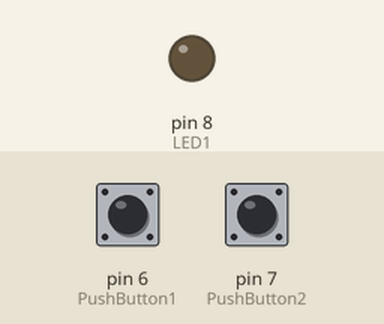
The sketch below on a simulated Arduino Uno, built with avr-gcc and run on an emulated ATmega328P. Parts: output pins drawn as LEDs (lit = HIGH). Inputs (shaded band) come from the test bench; at power-on: pin 6 (PushButton1) LOW, pin 7 (PushButton2) LOW.

Above: at 1.2 s.
1.3 s: pin 6 (PushButton1) pulled HIGH for 0.15 s
At 2.5 s:
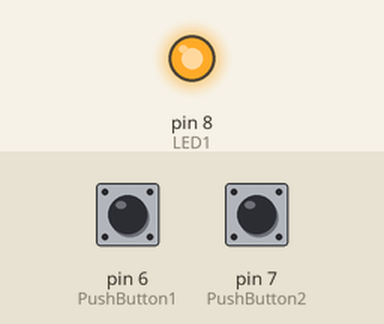
2.9 s: pin 7 (PushButton2) pulled HIGH for 0.15 s
At 3.7 s:
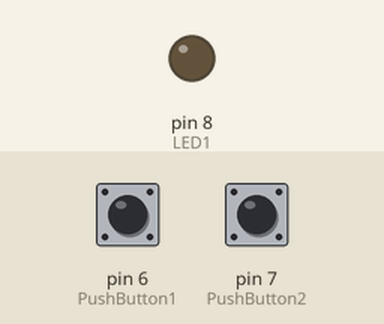
4.5 s: pin 6 (PushButton1) pulled HIGH for 1 s
At 4.9 s:
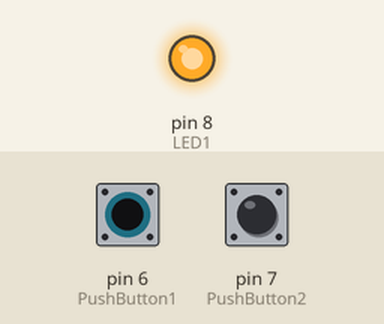
Timing chart, 0 to 7.5 s (numbered marks = the images above; inputs shaded):
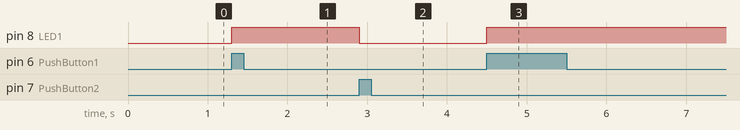

Measured:
- after the input at 1.3 s, pin 8 (LED1): LOW → HIGH at once
- after the input at 2.9 s, pin 8 (LED1): HIGH → LOW at once
- after the input at 4.5 s, pin 8 (LED1): LOW → HIGH at once

The sketch:

session6_push2buttons_led.ino
```cpp
int PushButton1 = 6;
int PushButton2 = 7;
int LED1 = 8;

void setup() {
 pinMode(PushButton1,INPUT);
 pinMode(PushButton2,INPUT);
 pinMode(LED1,OUTPUT);
}

void loop() {
 int PBone= digitalRead(PushButton1);
 int PBtwo= digitalRead(PushButton2);


  if (PBone == 1) {
    digitalWrite(LED1,HIGH);
  }

  if (PBtwo == 1) {
    digitalWrite(LED1,LOW);
  }


}
```
